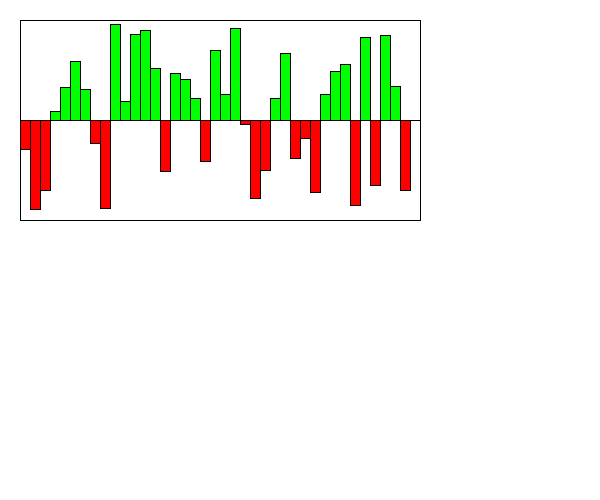
Frame 1 (no input)
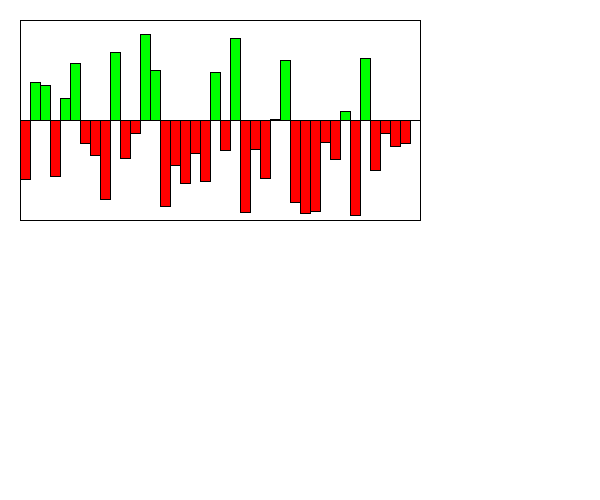
Frame 60 (the mouse pressed at the canvas centre just before this capture)
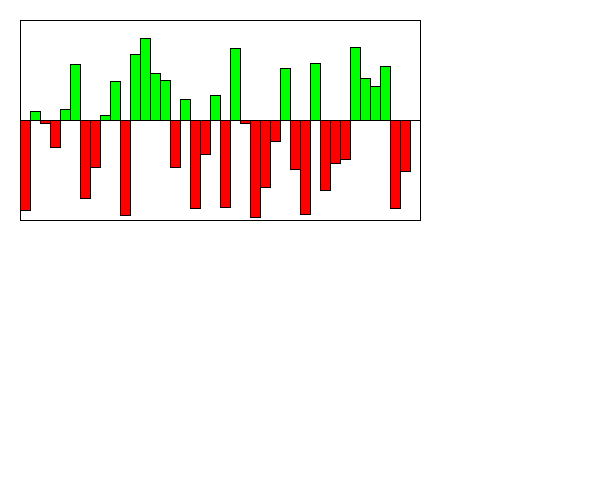
Frame 120 (the mouse held since frame 60 and released just before this capture)

The Processing sketch that drew these frames (run headless with seeded random() and noise(); from frame 60 on, the mouse is pressed at the canvas centre):

// Processing sketch: Section1
// ── Section1.pde
/*https://processing.org/tutorials/drawing/
Section 1 Basics:
a) Visualizer  (drawing a bunch of boxes based on the values in an array)
b) Locking the values to a valid range.
c) Color Changing
d) More flexibility. (do this later)*/

int MAX_VALUE = 100;
int MIN_VALUE = -100;
Visualizer v;

/*You are simulating a visualizer of multiple values
 You need to create a display method first. 
 Then you can make a method that changes the values each time the update is called. 
 */
class Visualizer {
  float x, y;
  float [] values;
  float [] speeds;
  Visualizer(float x, float y) {
    this.x = x;
    this.y = y;
    values = new float[40];
    speeds = new float[40];
    for (int i = 0; i < values.length; i++) {
      values[i] = random(-99, 99);
      speeds[i] = random(2);
    }
  }

  void display() {
    //draw the bars equally spaced inside this box. 
    //You can assume 10, but it would be even better 
    //if you could modify it to be larger increments.
    fill(255);
    rect(x, y, 400, 200);
    //This is a 200x400 box.
    //The width of the visualizer is 400! This rect is the border

    //the line is the 0 y-value, the top is 100, the bottom is -100
    line(x, y+100, x+400, y+100);

    //You need to use a loop. You need to make the HEIGHT of the bars 
    //the values in the array.
    //Negative values are red, and go below the line.
    //Positive values are green and go above the line.

    //???WRITE THIS METHOD FIRST!!!
    //THESE ARE WRONG: They just illustrate how they could look
    for(int i = 0; i < values.length - 1; i++){
      if (values[i] > 0){
        fill(255, 0, 0);
        rect(x+(i*(400/(values.length-1))), y+100, (400/(values.length-1)), values[i]);
      }
      if (values[i] < 0){
        fill(0, 255, 0);
        rect(x+(i*(400/(values.length-1))), y+100, (400/(values.length-1)), values[i]);
      }
    }
    


    //Width of the visualizer is 400!

  
  }
  void update() {
    //???WRITE THIS METHOD SECOND!!!
    for (int i = 0; i < values.length; i++) {
      values[i] += speeds[i]; //the speed updates the values. Do not touch this.
      //??? keep them values between max/min value so they stay in the box.
      if (values[i] > 100){
        values[i] = random(-99, 99);
      }
      //??? reverse the speeds so the bar oscillates up/down when it reaches max/min

      
    }
  }
}

void setup() {
  size(600, 500);
  v = new Visualizer(20, 20);
}
void draw() {
  background(255);
  v.display();
  v.update();
}
